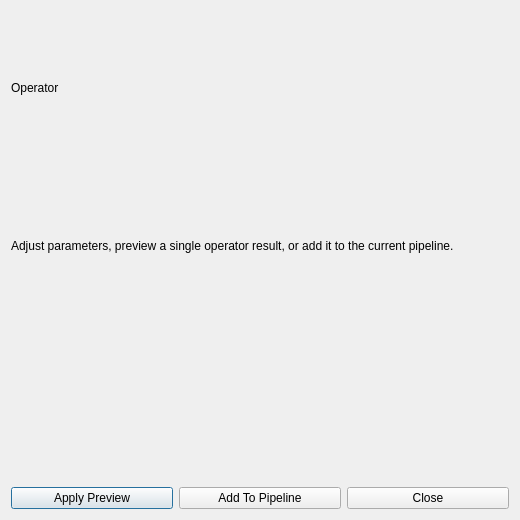
<?xml version="1.0" encoding="UTF-8"?>
<ui version="4.0">
 <class>OperatorParameterDialog</class>
 <widget class="QDialog" name="OperatorParameterDialog">
  <property name="geometry">
   <rect>
    <x>0</x>
    <y>0</y>
    <width>520</width>
    <height>520</height>
   </rect>
  </property>
  <property name="windowTitle">
   <string>Operator Parameters</string>
  </property>
  <layout class="QVBoxLayout" name="verticalLayout">
   <item>
    <widget class="QLabel" name="operatorNameLabel">
     <property name="text">
      <string>Operator</string>
     </property>
    </widget>
   </item>
   <item>
    <widget class="QLabel" name="hintLabel">
     <property name="wordWrap">
      <bool>true</bool>
     </property>
     <property name="text">
      <string>Adjust parameters, preview a single operator result, or add it to the current pipeline.</string>
     </property>
    </widget>
   </item>
   <item>
    <widget class="QWidget" name="parameterHost"/>
   </item>
   <item>
    <layout class="QHBoxLayout" name="buttonLayout">
     <item>
      <widget class="QPushButton" name="applyPreviewButton">
       <property name="text">
        <string>Apply Preview</string>
       </property>
      </widget>
     </item>
     <item>
      <widget class="QPushButton" name="addToPipelineButton">
       <property name="text">
        <string>Add To Pipeline</string>
       </property>
      </widget>
     </item>
     <item>
      <widget class="QPushButton" name="closeButton">
       <property name="text">
        <string>Close</string>
       </property>
      </widget>
     </item>
    </layout>
   </item>
  </layout>
 </widget>
 <resources/>
 <connections/>
</ui>
